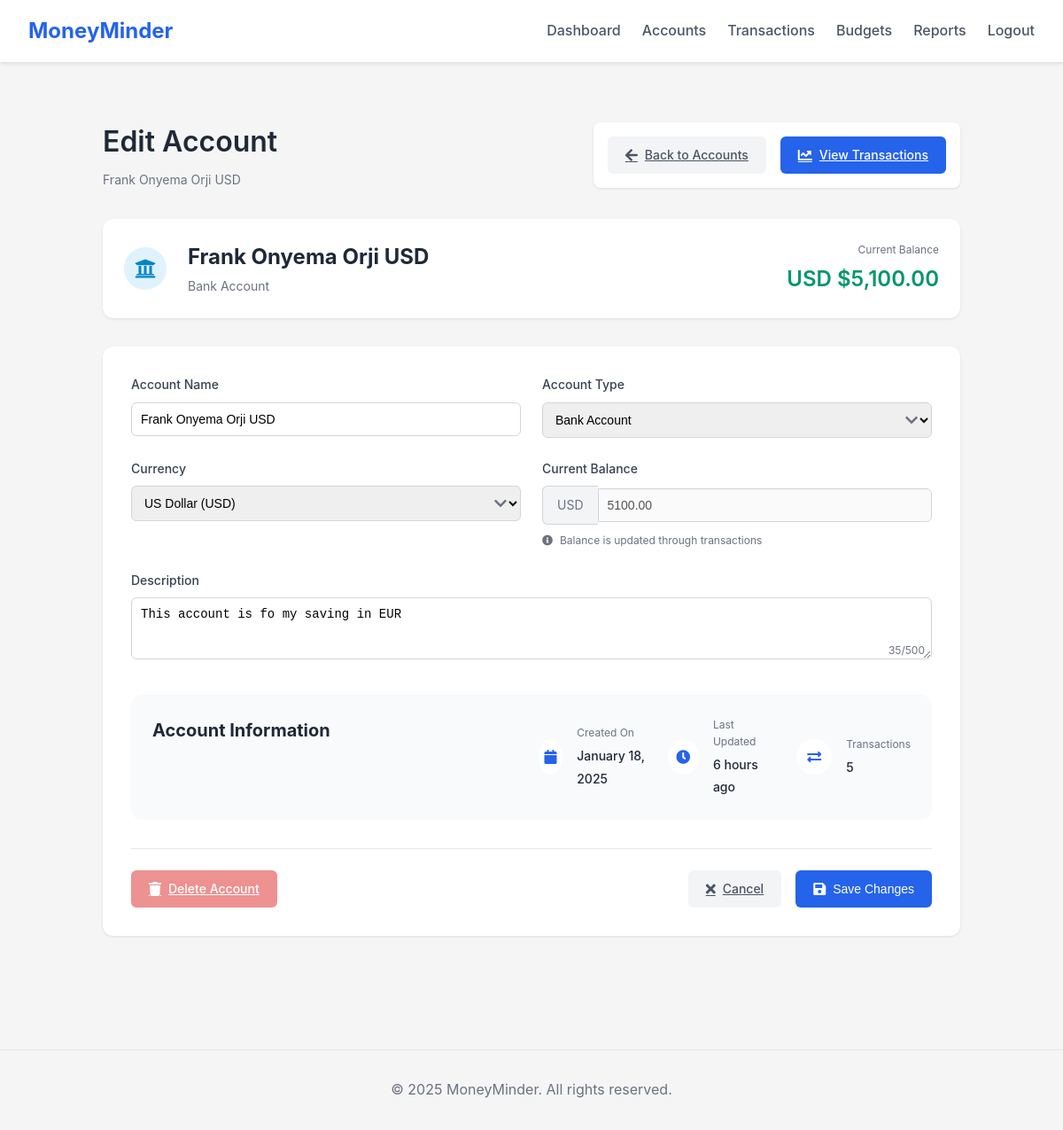
The app's page /accounts/81532cc4-a11b-4bbd-a399-6fc5092f7b3e/edit (signed in) with its own data.
### app/models/account.py (models this page shows, shortened)
class Account(db.Model, BaseModel):
    __tablename__ = 'accounts'
    name = db.Column(db.String(100), nullable=False)
    account_type = db.Column(db.String(50), nullable=False)  # bank, cash, mobile_money
    currency = db.Column(db.String(3), nullable=False, default='USD')
    balance = db.Column(db.Numeric(10, 2), nullable=False, default=0)
    description = db.Column(db.Text)
    user_id = db.Column(db.String(50), db.ForeignKey('users.id'), nullable=False)
    transactions = db.relationship('Transaction', back_populates='account', lazy='dynamic', cascade='all, delete-orphan')

### app/routes/accounts.py (the view, shortened to what this page needs)
@accounts.route('/<account_id>/edit', methods=['GET', 'POST'])
@login_required
def edit(account_id):
    account = Account.query.filter_by(
        id=account_id,
        user_id=current_user.id
    ).first_or_404()
    form = AccountEditForm(obj=account)
    form.current_balance.data = account.balance
    if request.headers.get('X-Requested-With') == 'XMLHttpRequest' and form.errors:
        return jsonify({
            'success': False,
            'message': 'Please correct the errors in the form',
            'errors': form.errors
        }), 400
    return render_template('accounts/edit.html', form=form, account=account)

### app/forms/account.py
class AccountEditForm(AccountForm):
    current_balance = DecimalField('Current Balance', render_kw={'readonly': True})
    def __init__(self, *args, **kwargs):
        super(AccountEditForm, self).__init__(*args, **kwargs)
        del self.initial_balance

### app/models/__init__.py (called while the page is built)
    @classmethod
    def get_by_id(cls, id):
        return cls.query.get_or_404(id)

### app/utils/filters.py (called while the page is built)
def init_filters(app):
    @app.template_filter('account_icon')
    def account_icon_filter(account_type):
        icons = {
            'bank': 'university',
            'cash': 'wallet',
            'credit': 'credit-card',
            'investment': 'chart-line',
            'mobile_money': 'mobile-alt',
            'other': 'coins'
        }
        return icons.get(str(account_type).lower(), 'question')

### app/templates/accounts/edit.html (shortened to what this page needs)
{% extends "base.html" %}
{% block styles %}
<link rel="stylesheet" href="{{ url_for('static', filename='css/account-edit.css') }}">
{% endblock %}
{% block content %}
<div class="account-container">
    <div class="page-header">
        <div class="header-content">
            <div class="header-title">
                <h1>Edit Account</h1>
                <span class="header-subtitle">{{ account.name }}</span>
            </div>
            <div class="header-actions">
                <a href="{{ url_for('accounts.index') }}" class="btn btn-secondary">
                    <i class="fas fa-arrow-left"></i> Back to Accounts
                </a>
                <a href="{{ url_for('accounts.view', account_id=account.id) }}" class="btn btn-primary">
                    <i class="fas fa-chart-line"></i> View Transactions
                </a>
            </div>
        </div>
    </div>
    <div class="account-summary-card">
        <div class="account-header">
            <div class="account-type-icon {{ account.account_type }}">
                <i class="fas fa-{{ account.account_type|account_icon }}"></i>
            </div>
            <div class="account-info">
                <h2>{{ account.name }}</h2>
                <span class="account-type-label">{{ account.account_type|title }} Account</span>
            </div>
            <div class="balance-info">
                <span class="label">Current Balance</span>
                <span class="amount {% if account.balance < 0 %}negative{% endif %}">
                    {{ account.currency }} {{ "${:,.2f}".format(account.balance) }}
                </span>
            </div>
        </div>
    </div>
    <div class="form-card">
        <form class="account-edit-form" method="post" action="{{ url_for('accounts.edit', account_id=account.id) }}" novalidate>
            <div class="form-grid">
                <div class="form-group">
                    {{ form.name.label(class="form-label") }}
                    {{ form.name(class="form-control", placeholder="Enter account name") }}
                </div>
                <div class="form-group">
                    {{ form.account_type.label(class="form-label") }}
                    <div class="select-wrapper">
                        {{ form.account_type(class="form-control") }}
                    </div>
                </div>
                <div class="form-group">
                    {{ form.currency.label(class="form-label") }}
                    <div class="select-wrapper">
                        {{ form.currency(class="form-control", data_current_currency=account.currency) }}
                    </div>
                </div>
                <div class="form-group">
                    {{ form.current_balance.label(class="form-label") }}
                    <div class="input-group">
                        <span class="input-group-text">{{ account.currency }}</span>
                        {{ form.current_balance(class="form-control", disabled=true) }}
                    </div>
                    <span class="help-text">
                        <i class="fas fa-info-circle"></i> Balance is updated through transactions
                    </span>
                </div>
                <div class="form-group full-width">
                    {{ form.description.label(class="form-label") }}
                    {{ form.description(class="form-control", rows="3",
                                      placeholder="Enter account description (optional)",
                                      maxlength="500") }}
                    <div class="character-counter">0/500</div>
                </div>
            </div>
            <div class="account-stats">
                <h3>Account Information</h3>
                <div class="stats-grid">
                    <div class="stat-item">
                        <i class="fas fa-calendar"></i>
                        <div class="stat-content">
                            <span class="label">Created On</span>
                            <span class="value">{{ moment(account.created_at).format('LL') }}</span>
                        </div>
                    </div>
                    <div class="stat-item">
                        <i class="fas fa-clock"></i>
                        <div class="stat-content">
                            <span class="label">Last Updated</span>
                            <span class="value">{{ moment(account.updated_at).fromNow() }}</span>
                        </div>
                    </div>
                    <div class="stat-item">
                        <i class="fas fa-exchange-alt"></i>
                        <div class="stat-content">
                            <span class="label">Transactions</span>
                            <span class="value">{{ account.transactions.count() }}</span>
                        </div>
                    </div>
                </div>
            </div>
            <div class="form-actions">
                <div class="action-group">
                    <a href="{{ url_for('accounts.delete', account_id=account.id) }}"
                       class="btn btn-danger {% if account.balance != 0 %}disabled{% endif %}"
                       {% if account.balance != 0 %}
                       title="Cannot delete account with non-zero balance"
                       {% endif %}
                       data-balance="{{ account.balance }}">
                        <i class="fas fa-trash"></i> Delete Account
                    </a>
                </div>
                <div class="action-group">
                    <a href="{{ url_for('accounts.index') }}" class="btn btn-secondary">
                        <i class="fas fa-times"></i> Cancel
                    </a>
                    <button type="submit" class="btn btn-primary">
                        <i class="fas fa-save"></i> Save Changes
                    </button>
                </div>
            </div>
        </form>
    </div>
</div>
{% endblock %}

### app/static/css/style.css (style rules this page uses)
* { margin: 0; padding: 0; box-sizing: border-box; }
body { font-family: 'Inter', -apple-system, BlinkMacSystemFont, 'Segoe UI', Roboto, sans-serif; line-height: 1.6; color: #333; background-color: #f5f5f5; }

### app/static/css/accounts.css (style rules this page uses)
.header-content { display: flex; justify-content: space-between; align-items: flex-start; margin-bottom: 1.5rem; }
.header-title { flex-grow: 1; }
.header-title h1 { font-size: 2rem; font-weight: 600; color: #1f2937; margin-bottom: 0.25rem; }
.header-actions { display: flex; justify-content: space-between; align-items: center; gap: 1rem; background-color: white; padding: 1rem; border-radius: 8px; box-shadow: 0 1px 3px rgba(0, 0, 0, 0.1); }
.account-stats { display: grid; grid-template-columns: 1fr 1fr; gap: 1rem; margin-bottom: 1.5rem; padding: 1rem; background-color: #f8fafc; border-radius: 8px; }
.btn { display: inline-flex; align-items: center; gap: 0.5rem; padding: 0.625rem 1.25rem; border-radius: 6px; font-size: 0.875rem; font-weight: 500; transition: all 0.2s ease; cursor: pointer; border: none; }
.btn-primary { background-color: #2563eb; color: white; }
.btn-secondary { background-color: #f3f4f6; color: #4b5563; }
.btn-danger { background-color: #dc2626; color: white; }

### records on screen
Account: name "Frank Onyema Orji USD", account_type "Bank", currency "USD", balance "$5,100.00", account_type "Bank Account", currency "US Dollar (USD)", description "This account is fo my saving in EUR", created_at "January 18, 2025", updated_at "6 hours ago"

### other values on screen
{{ account.transactions.count() }} "5"
